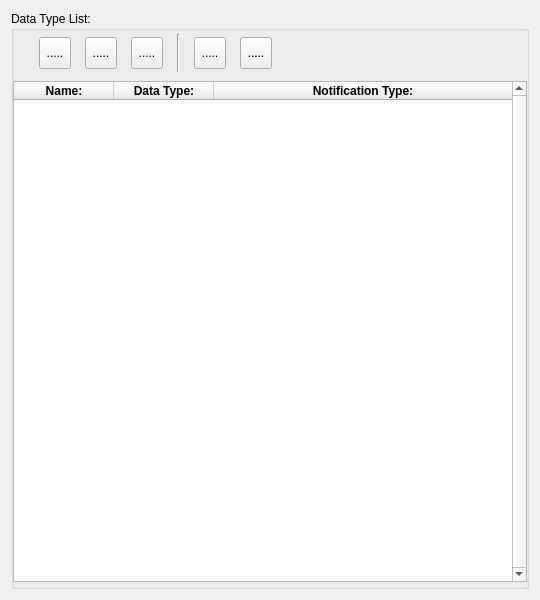
<?xml version="1.0" encoding="UTF-8"?>
<ui version="4.0">
 <class>SIDataTopicList</class>
 <widget class="QWidget" name="SIDataTopicList">
  <property name="geometry">
   <rect>
    <x>0</x>
    <y>0</y>
    <width>540</width>
    <height>600</height>
   </rect>
  </property>
  <property name="windowTitle">
   <string>Form</string>
  </property>
  <layout class="QVBoxLayout" name="verticalLayout_3">
   <item>
    <widget class="QGroupBox" name="groupBoxDetails">
     <property name="title">
      <string>Data Type List:</string>
     </property>
     <widget class="QWidget" name="widget" native="true">
      <property name="geometry">
       <rect>
        <x>5</x>
        <y>21</y>
        <width>371</width>
        <height>41</height>
       </rect>
      </property>
      <widget class="QWidget" name="horizontalLayoutWidget">
       <property name="geometry">
        <rect>
         <x>15</x>
         <y>2</y>
         <width>251</width>
         <height>38</height>
        </rect>
       </property>
       <layout class="QHBoxLayout" name="horizontalLayout">
        <item>
         <widget class="QToolButton" name="toolTopicCreate">
          <property name="maximumSize">
           <size>
            <width>32</width>
            <height>32</height>
           </size>
          </property>
          <property name="baseSize">
           <size>
            <width>32</width>
            <height>32</height>
           </size>
          </property>
          <property name="cursor">
           <cursorShape>PointingHandCursor</cursorShape>
          </property>
          <property name="mouseTracking">
           <bool>true</bool>
          </property>
          <property name="toolTip">
           <string>Create and add new data type.</string>
          </property>
          <property name="text">
           <string>.....</string>
          </property>
          <property name="icon">
           <iconset>
            <normalon>:/icons/Add Data Type</normalon>
           </iconset>
          </property>
          <property name="iconSize">
           <size>
            <width>25</width>
            <height>25</height>
           </size>
          </property>
          <property name="shortcut">
           <string>Ctrl+R</string>
          </property>
         </widget>
        </item>
        <item>
         <widget class="QToolButton" name="toolTopicDelete">
          <property name="maximumSize">
           <size>
            <width>32</width>
            <height>32</height>
           </size>
          </property>
          <property name="baseSize">
           <size>
            <width>32</width>
            <height>32</height>
           </size>
          </property>
          <property name="cursor">
           <cursorShape>PointingHandCursor</cursorShape>
          </property>
          <property name="mouseTracking">
           <bool>true</bool>
          </property>
          <property name="toolTip">
           <string>Delete active data type.</string>
          </property>
          <property name="text">
           <string>.....</string>
          </property>
          <property name="icon">
           <iconset>
            <normalon>:/icons/Delete Data Type</normalon>
           </iconset>
          </property>
          <property name="iconSize">
           <size>
            <width>25</width>
            <height>25</height>
           </size>
          </property>
          <property name="shortcut">
           <string>Ctrl+R</string>
          </property>
         </widget>
        </item>
        <item>
         <widget class="QToolButton" name="toolItemsSort">
          <property name="maximumSize">
           <size>
            <width>32</width>
            <height>32</height>
           </size>
          </property>
          <property name="baseSize">
           <size>
            <width>32</width>
            <height>32</height>
           </size>
          </property>
          <property name="cursor">
           <cursorShape>PointingHandCursor</cursorShape>
          </property>
          <property name="mouseTracking">
           <bool>true</bool>
          </property>
          <property name="toolTip">
           <string>Remove selected field</string>
          </property>
          <property name="text">
           <string>.....</string>
          </property>
          <property name="icon">
           <iconset>
            <normalon>:/icons/Insert Field</normalon>
           </iconset>
          </property>
          <property name="iconSize">
           <size>
            <width>25</width>
            <height>25</height>
           </size>
          </property>
          <property name="shortcut">
           <string>Ctrl+R</string>
          </property>
         </widget>
        </item>
        <item>
         <widget class="Line" name="line_2">
          <property name="orientation">
           <enum>Qt::Orientation::Vertical</enum>
          </property>
         </widget>
        </item>
        <item>
         <widget class="QToolButton" name="toolMoveUp">
          <property name="maximumSize">
           <size>
            <width>32</width>
            <height>32</height>
           </size>
          </property>
          <property name="baseSize">
           <size>
            <width>32</width>
            <height>32</height>
           </size>
          </property>
          <property name="cursor">
           <cursorShape>PointingHandCursor</cursorShape>
          </property>
          <property name="mouseTracking">
           <bool>true</bool>
          </property>
          <property name="toolTip">
           <string>Move selection up.</string>
          </property>
          <property name="text">
           <string>.....</string>
          </property>
          <property name="icon">
           <iconset>
            <normalon>:/icons/Move Up</normalon>
           </iconset>
          </property>
          <property name="iconSize">
           <size>
            <width>25</width>
            <height>25</height>
           </size>
          </property>
          <property name="shortcut">
           <string>Ctrl+R</string>
          </property>
         </widget>
        </item>
        <item>
         <widget class="QToolButton" name="ToolMoveDown">
          <property name="maximumSize">
           <size>
            <width>32</width>
            <height>32</height>
           </size>
          </property>
          <property name="baseSize">
           <size>
            <width>32</width>
            <height>32</height>
           </size>
          </property>
          <property name="cursor">
           <cursorShape>PointingHandCursor</cursorShape>
          </property>
          <property name="mouseTracking">
           <bool>true</bool>
          </property>
          <property name="toolTip">
           <string>Move selection down.</string>
          </property>
          <property name="text">
           <string>.....</string>
          </property>
          <property name="icon">
           <iconset>
            <normalon>:/icons/Move Down</normalon>
           </iconset>
          </property>
          <property name="iconSize">
           <size>
            <width>25</width>
            <height>25</height>
           </size>
          </property>
          <property name="shortcut">
           <string>Ctrl+R</string>
          </property>
         </widget>
        </item>
       </layout>
      </widget>
     </widget>
     <widget class="QWidget" name="horizontalLayoutWidget_2">
      <property name="geometry">
       <rect>
        <x>2</x>
        <y>70</y>
        <width>521</width>
        <height>501</height>
       </rect>
      </property>
      <layout class="QHBoxLayout" name="horizontalLayout_2">
       <property name="rightMargin">
        <number>7</number>
       </property>
       <item>
        <widget class="QTableWidget" name="tableDataTopic">
         <property name="cursor" stdset="0">
          <cursorShape>ArrowCursor</cursorShape>
         </property>
         <property name="contextMenuPolicy">
          <enum>Qt::ContextMenuPolicy::NoContextMenu</enum>
         </property>
         <property name="autoFillBackground">
          <bool>true</bool>
         </property>
         <property name="midLineWidth">
          <number>1</number>
         </property>
         <property name="verticalScrollBarPolicy">
          <enum>Qt::ScrollBarPolicy::ScrollBarAlwaysOn</enum>
         </property>
         <property name="editTriggers">
          <set>QAbstractItemView::EditTrigger::AllEditTriggers</set>
         </property>
         <property name="showDropIndicator" stdset="0">
          <bool>false</bool>
         </property>
         <property name="dragDropOverwriteMode">
          <bool>false</bool>
         </property>
         <property name="selectionMode">
          <enum>QAbstractItemView::SelectionMode::SingleSelection</enum>
         </property>
         <property name="selectionBehavior">
          <enum>QAbstractItemView::SelectionBehavior::SelectRows</enum>
         </property>
         <property name="iconSize">
          <size>
           <width>0</width>
           <height>0</height>
          </size>
         </property>
         <property name="textElideMode">
          <enum>Qt::TextElideMode::ElideRight</enum>
         </property>
         <property name="wordWrap">
          <bool>false</bool>
         </property>
         <property name="cornerButtonEnabled">
          <bool>false</bool>
         </property>
         <property name="columnCount">
          <number>3</number>
         </property>
         <attribute name="horizontalHeaderCascadingSectionResizes">
          <bool>true</bool>
         </attribute>
         <attribute name="horizontalHeaderMinimumSectionSize">
          <number>60</number>
         </attribute>
         <attribute name="horizontalHeaderStretchLastSection">
          <bool>true</bool>
         </attribute>
         <column>
          <property name="text">
           <string>Name:</string>
          </property>
          <property name="font">
           <font>
            <bold>true</bold>
           </font>
          </property>
         </column>
         <column>
          <property name="text">
           <string>Data Type:</string>
          </property>
          <property name="font">
           <font>
            <bold>true</bold>
           </font>
          </property>
         </column>
         <column>
          <property name="text">
           <string>Notification Type:</string>
          </property>
          <property name="font">
           <font>
            <bold>true</bold>
           </font>
          </property>
         </column>
        </widget>
       </item>
      </layout>
     </widget>
    </widget>
   </item>
  </layout>
 </widget>
 <resources/>
 <connections/>
</ui>
